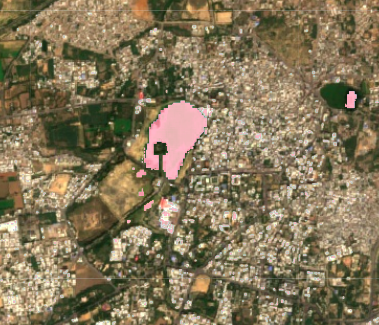
#> input picture hamisar_lake.png, 379 x 325 px, found by its file name
$ jupyter execute --allow-errors waterquality.ipynb
#> lines starting #> are read from the running program, lines starting #| are printed output that depends on the picture; after the words box and inside, x2 and y2 are one past the last pixel; in counts of white or black regions, pixels touching at a corner belong together
<a href="https://colab.research.google.com/github/bimal-bp/Water_Quality__Project/blob/main/waterquality.ipynb" target="_parent"></a>

[cell 1]
import cv2
import numpy as np

# Load the image
image_path = '/content/hamisar_lake.png'  # Update the path to your image file
image = cv2.imread(image_path)
#> image is the input picture: shape (325, 379, 3); mean B, G, R 89.1, 118, 131.8

# Check if the image loaded correctly
if image is None:
    raise FileNotFoundError(f"Failed to load image from {image_path}. Check the file path.")

# Convert the image to RGB and HSV
image_rgb = cv2.cvtColor(image, cv2.COLOR_BGR2RGB)
hsv_image = cv2.cvtColor(image, cv2.COLOR_BGR2HSV)
#> hsv_image: shape (325, 379, 3); mean H, S, V 28.5, 91.1, 133.5

# Define a mask for water regions (adjust HSV range based on your data)
lower_purple = np.array([120, 50, 50])  # Adjust based on water color
upper_purple = np.array([160, 255, 255])
mask = cv2.inRange(hsv_image, lower_purple, upper_purple)
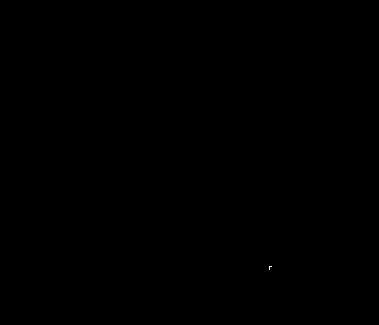
#> mask: shape (325, 379); 0% white in thin lines or dots, all inside (x1, y1, x2, y2) = (269, 266, 272, 270)

# --- pH Calculation ---
blue_band = image_rgb[:, :, 2]  # Blue channel
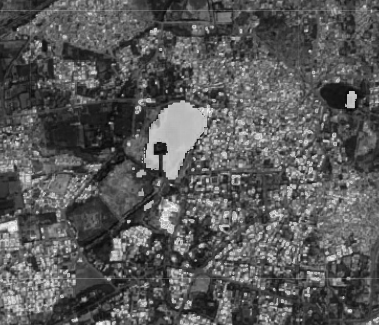
#> blue_band: shape (325, 379); min 5, max 251, mean 89.1
nir_band = np.ones_like(blue_band) * 100  # Substitute NIR band with a constant value
nir_band = np.clip(nir_band, 1, None)  # Avoid divide-by-zero
ratio = blue_band.astype(float) / nir_band
pH = 8.399 - 0.827 * ratio
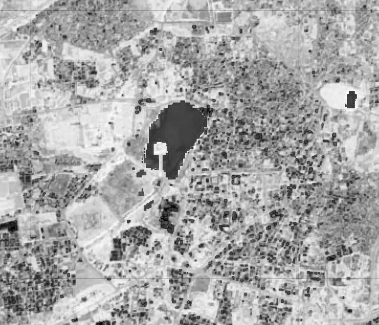
#> pH: shape (325, 379) float64; min 6.32, max 8.36, mean 7.66; drawn with min black and max white
pH[mask == 0] = np.nan  # Mask non-water regions
average_pH = np.nanmean(pH)
#> average_pH = 7.29

# --- Hue Calculation ---
hue = hsv_image[:, :, 0]  # Extract hue channel
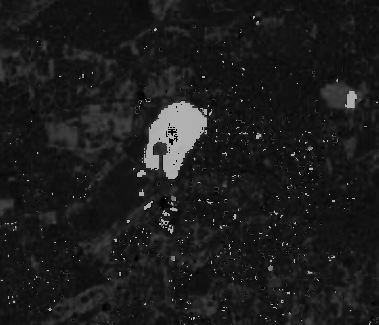
#> hue: shape (325, 379); min 0, max 179, mean 28.5
masked_hue = cv2.bitwise_and(hue, hue, mask=mask)
average_hue = np.nanmean(masked_hue[mask != 0])
#> average_hue = 120.7

# --- Floating Algal Index (FUI) Calculation ---
green_band = image_rgb[:, :, 1]  # Green channel
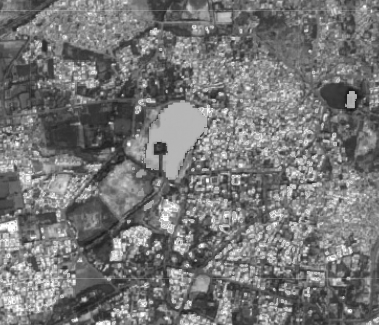
#> green_band: shape (325, 379); min 25, max 255, mean 118
fui = (green_band.astype(float) - blue_band) / (green_band + blue_band + 1e-5)
fui[mask == 0] = np.nan  # Mask non-water regions
average_fui = np.nanmean(fui)
#> average_fui = -0.621

# --- Hardness Calculation (using red channel) ---
red_band = image_rgb[:, :, 0]
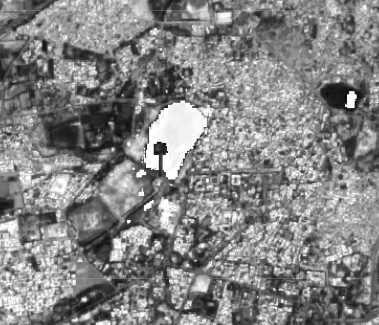
#> red_band: shape (325, 379); min 11, max 255, mean 131.8
hardness = red_band.astype(float) * 0.05  # Scaling factor for demonstration
hardness[mask == 0] = np.nan  # Mask non-water regions
average_hardness = np.nanmean(hardness)
#> average_hardness = 5.16

# --- Turbidity Calculation (using variance in HSV Value channel) ---
value_channel = hsv_image[:, :, 2]  # Value channel from HSV
turbidity = np.std(value_channel[mask != 0])  # Standard deviation as a proxy for turbidity
#> turbidity = 21.44

# --- Organic Carbon Calculation (using green channel) ---
organic_carbon = green_band.astype(float) * 0.03  # Scaling factor for demonstration
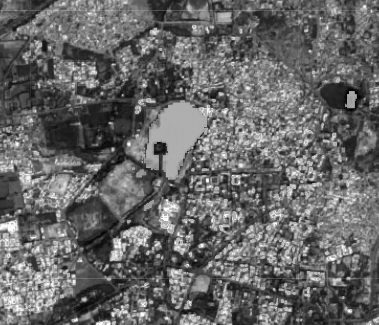
#> organic_carbon: shape (325, 379) float64; min 0.75, max 7.65, mean 3.54; drawn with min black and max white
organic_carbon[mask == 0] = np.nan
average_organic_carbon = np.nanmean(organic_carbon)
#> average_organic_carbon = 3.08

# Display the results without units
print(f"Average pH of the water: {average_pH:.2f}")
#| Average pH of the water: 7.29
print(f"Average Hue of the water: {average_hue:.2f}")
#| Average Hue of the water: 120.67
print(f"Average FUI of the water: {average_fui:.2f}")
#| Average FUI of the water: -0.62
print(f"Average Hardness: {average_hardness:.2f}")
#| Average Hardness: 5.16
print(f"Average Turbidity: {turbidity:.2f}")
#| Average Turbidity: 21.44
print(f"Average Organic Carbon: {average_organic_carbon:.2f}")
#| Average Organic Carbon: 3.08

$ run again, with shinai_lake.png copied over hamisar_lake.png
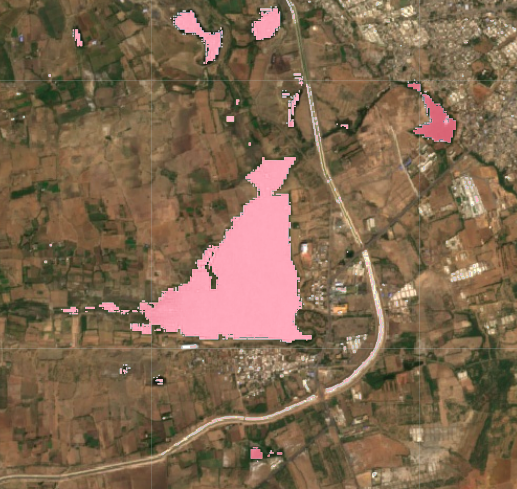
#> input picture shinai_lake.png, 517 x 489 px, found by its file name
#> image is the input picture: shape (489, 517, 3); mean B, G, R 78.8, 103.1, 126.7
#> hsv_image: shape (489, 517, 3); mean H, S, V 31.4, 101.8, 127.4
#> mask: shape (489, 517); 0% white in thin lines or dots, all inside (x1, y1, x2, y2) = (389, 139, 440, 296)
#> average_pH = 7.28
#> average_hue = 147
#> average_fui = -0.514
#> `red_band = image_rgb[:, :, 0]`:
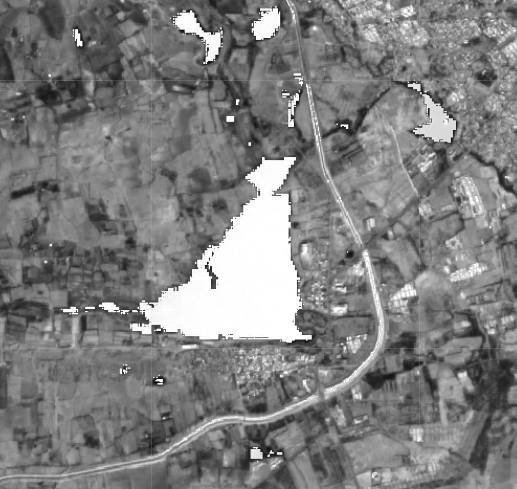
#> red_band: shape (489, 517); min 16, max 255, mean 126.7
#> average_hardness = 6.65
#> turbidity = 15.51
#> `organic_carbon = green_band.astype(float) * 0.03`:
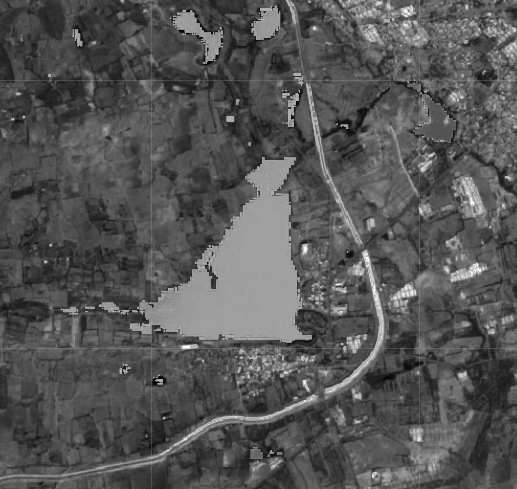
#> organic_carbon: shape (489, 517) float64; min 0.78, max 7.65, mean 3.09; drawn with min black and max white
#> average_organic_carbon = 3.28
#| Average pH of the water: 7.28
#| Average Hue of the water: 147.00
#| Average FUI of the water: -0.51
#| Average Hardness: 6.65
#| Average Turbidity: 15.51
#| Average Organic Carbon: 3.28
